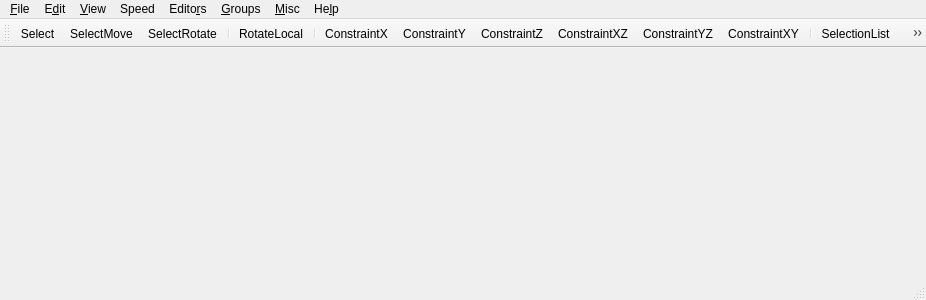
<?xml version="1.0" encoding="UTF-8"?>
<ui version="4.0">
 <class>fso::fred::FredView</class>
 <widget class="QMainWindow" name="fso::fred::FredView">
  <property name="geometry">
   <rect>
    <x>0</x>
    <y>0</y>
    <width>926</width>
    <height>300</height>
   </rect>
  </property>
  <property name="windowTitle">
   <string>qtFRED</string>
  </property>
  <widget class="fso::fred::RenderWidget" name="centralWidget"/>
  <widget class="QMenuBar" name="menuBar">
   <property name="geometry">
    <rect>
     <x>0</x>
     <y>0</y>
     <width>926</width>
     <height>28</height>
    </rect>
   </property>
   <widget class="QMenu" name="menuFile">
    <property name="title">
     <string>&amp;File</string>
    </property>
    <widget class="QMenu" name="menuSave_Format">
     <property name="title">
      <string>Save For&amp;mat</string>
     </property>
     <addaction name="actionFS2_Open"/>
     <addaction name="actionFS2_Retail"/>
    </widget>
    <widget class="QMenu" name="menuImport">
     <property name="title">
      <string>&amp;Import</string>
     </property>
     <addaction name="actionFS1_Mission"/>
     <addaction name="actionFS1_Weapon_Loadouts"/>
    </widget>
    <widget class="QMenu" name="menuRe_cent_Files">
     <property name="title">
      <string>Re&amp;cent Files</string>
     </property>
     <addaction name="actionEmpty"/>
    </widget>
    <addaction name="actionNew"/>
    <addaction name="actionOpen"/>
    <addaction name="actionSave"/>
    <addaction name="actionSave_As"/>
    <addaction name="actionRevert"/>
    <addaction name="separator"/>
    <addaction name="menuSave_Format"/>
    <addaction name="menuImport"/>
    <addaction name="separator"/>
    <addaction name="actionRun_FreeSpace_2_Open"/>
    <addaction name="separator"/>
    <addaction name="menuRe_cent_Files"/>
    <addaction name="separator"/>
    <addaction name="actionExit"/>
   </widget>
   <widget class="QMenu" name="menuEdit">
    <property name="title">
     <string>E&amp;dit</string>
    </property>
    <addaction name="actionUndo"/>
    <addaction name="actionDelete"/>
    <addaction name="actionDelete_Wing"/>
    <addaction name="separator"/>
    <addaction name="actionDisable_Undo"/>
   </widget>
   <widget class="QMenu" name="menuView">
    <property name="title">
     <string>&amp;View</string>
    </property>
    <widget class="QMenu" name="menuDisplay_Filter">
     <property name="title">
      <string>&amp;Display Filter</string>
     </property>
     <addaction name="actionShow_Ships"/>
     <addaction name="actionShow_Player_Starts"/>
     <addaction name="actionShow_Waypoints"/>
     <addaction name="separator"/>
    </widget>
    <widget class="QMenu" name="menuViewpoint">
     <property name="title">
      <string>&amp;Viewpoint</string>
     </property>
     <addaction name="actionCamera"/>
     <addaction name="actionCurrent_Ship"/>
    </widget>
    <addaction name="actionTool_Bar"/>
    <addaction name="actionStatus_Bar"/>
    <addaction name="separator"/>
    <addaction name="menuDisplay_Filter"/>
    <addaction name="separator"/>
    <addaction name="actionHide_Marked_Objects"/>
    <addaction name="actionShow_All_Hidden_Objects"/>
    <addaction name="separator"/>
    <addaction name="actionShow_Ship_Models"/>
    <addaction name="actionShow_Outlines"/>
    <addaction name="actionShow_Ship_Info"/>
    <addaction name="actionShow_Coordinates"/>
    <addaction name="actionShow_Grid_Positions"/>
    <addaction name="actionShow_Distances"/>
    <addaction name="actionShow_Model_Paths"/>
    <addaction name="actionShow_Model_Dock_Points"/>
    <addaction name="separator"/>
    <addaction name="actionShow_Grid"/>
    <addaction name="actionShow_Horizon"/>
    <addaction name="actionDouble_Fine_Gridlines"/>
    <addaction name="actionAnti_Aliased_Gridlines"/>
    <addaction name="actionShow_3D_Compass"/>
    <addaction name="actionShow_Background"/>
    <addaction name="separator"/>
    <addaction name="menuViewpoint"/>
    <addaction name="actionSave_Camera_Pos"/>
    <addaction name="actionRestore_Camera_Pos"/>
    <addaction name="separator"/>
    <addaction name="actionLighting_from_Suns"/>
   </widget>
   <widget class="QMenu" name="menuSpeed">
    <property name="title">
     <string>Speed</string>
    </property>
    <widget class="QMenu" name="menuMovement">
     <property name="title">
      <string>&amp;Movement</string>
     </property>
     <addaction name="actionx1"/>
     <addaction name="actionx2"/>
     <addaction name="actionx3"/>
     <addaction name="actionx5"/>
     <addaction name="actionx8"/>
     <addaction name="actionx10"/>
     <addaction name="actionx50"/>
     <addaction name="actionx100"/>
    </widget>
    <widget class="QMenu" name="menuRotation">
     <property name="title">
      <string>&amp;Rotation</string>
     </property>
     <addaction name="actionRotx1"/>
     <addaction name="actionRotx5"/>
     <addaction name="actionRotx12"/>
     <addaction name="actionRotx25"/>
     <addaction name="actionRotx50"/>
    </widget>
    <addaction name="menuMovement"/>
    <addaction name="menuRotation"/>
   </widget>
   <widget class="QMenu" name="menuEditors">
    <property name="title">
     <string>Edito&amp;rs</string>
    </property>
    <addaction name="actionShips"/>
    <addaction name="actionWings"/>
    <addaction name="actionObjects"/>
    <addaction name="actionWaypoint_Paths"/>
    <addaction name="actionMission_Objectives"/>
    <addaction name="actionEvents"/>
    <addaction name="actionTeam_Loadout"/>
    <addaction name="actionBackground"/>
    <addaction name="actionReinforcements"/>
    <addaction name="actionAsteroid_Field"/>
    <addaction name="actionMission_Specs"/>
    <addaction name="actionBriefing"/>
    <addaction name="actionDebriefing"/>
    <addaction name="actionCommand_Briefing"/>
    <addaction name="actionFiction_Viewer"/>
    <addaction name="actionShield_System"/>
    <addaction name="actionSet_Global_Ship_Flags"/>
    <addaction name="actionVoice_Acting_Manager"/>
    <addaction name="separator"/>
    <addaction name="actionCampaign"/>
   </widget>
   <widget class="QMenu" name="menuGroups">
    <property name="title">
     <string>&amp;Groups</string>
    </property>
    <widget class="QMenu" name="menuSet_Group">
     <property name="title">
      <string>&amp;Set Group</string>
     </property>
     <addaction name="actionSetGroup_1"/>
     <addaction name="actionSetGroup_2"/>
     <addaction name="actionSetGroup_3"/>
     <addaction name="actionSetGroup_4"/>
     <addaction name="actionSetGroup_5"/>
     <addaction name="actionSetGroup_6"/>
     <addaction name="actionSetGroup_7"/>
     <addaction name="actionSetGroup_8"/>
     <addaction name="actionSetGroup_9"/>
    </widget>
    <addaction name="actionGroup_1"/>
    <addaction name="actionGroup_2"/>
    <addaction name="actionGroup_3"/>
    <addaction name="actionGroup_4"/>
    <addaction name="actionGroup_5"/>
    <addaction name="actionGroup_6"/>
    <addaction name="actionGroup_7"/>
    <addaction name="actionGroup_8"/>
    <addaction name="actionGroup_9"/>
    <addaction name="separator"/>
    <addaction name="menuSet_Group"/>
   </widget>
   <widget class="QMenu" name="menuMisc">
    <property name="title">
     <string>&amp;Misc</string>
    </property>
    <addaction name="actionLevel_Object"/>
    <addaction name="actionAlign_Object"/>
    <addaction name="actionMark_Wing"/>
    <addaction name="actionControl_Object"/>
    <addaction name="actionNext_Object"/>
    <addaction name="actionPrev_Object"/>
    <addaction name="actionAdjust_Grid"/>
    <addaction name="actionNext_Subsystem"/>
    <addaction name="actionPrev_Subsystem"/>
    <addaction name="actionCancel_Subsystem"/>
    <addaction name="actionMission_Statistics"/>
    <addaction name="separator"/>
    <addaction name="actionError_Checker"/>
   </widget>
   <widget class="QMenu" name="menuHelp">
    <property name="title">
     <string>He&amp;lp</string>
    </property>
    <addaction name="actionHelp_Topics"/>
    <addaction name="actionShow_SEXP_Help"/>
    <addaction name="separator"/>
    <addaction name="actionAbout"/>
   </widget>
   <addaction name="menuFile"/>
   <addaction name="menuEdit"/>
   <addaction name="menuView"/>
   <addaction name="menuSpeed"/>
   <addaction name="menuEditors"/>
   <addaction name="menuGroups"/>
   <addaction name="menuMisc"/>
   <addaction name="menuHelp"/>
  </widget>
  <widget class="QStatusBar" name="statusBar"/>
  <widget class="QToolBar" name="toolBar">
   <property name="contextMenuPolicy">
    <enum>Qt::PreventContextMenu</enum>
   </property>
   <property name="windowTitle">
    <string>toolBar</string>
   </property>
   <attribute name="toolBarArea">
    <enum>TopToolBarArea</enum>
   </attribute>
   <attribute name="toolBarBreak">
    <bool>false</bool>
   </attribute>
   <addaction name="actionSelect"/>
   <addaction name="actionSelectMove"/>
   <addaction name="actionSelectRotate"/>
   <addaction name="separator"/>
   <addaction name="actionRotateLocal"/>
   <addaction name="separator"/>
   <addaction name="actionConstrainX"/>
   <addaction name="actionConstrainY"/>
   <addaction name="actionConstrainZ"/>
   <addaction name="actionConstrainXZ"/>
   <addaction name="actionConstrainYZ"/>
   <addaction name="actionConstrainXY"/>
   <addaction name="separator"/>
   <addaction name="actionSelectionList"/>
   <addaction name="actionSelectionLock"/>
   <addaction name="separator"/>
   <addaction name="actionWingForm"/>
   <addaction name="actionWingDisband"/>
   <addaction name="separator"/>
   <addaction name="actionZoomSelected"/>
   <addaction name="actionZoomExtents"/>
   <addaction name="separator"/>
   <addaction name="actionShowDistances"/>
   <addaction name="actionOrbitSelected"/>
   <addaction name="separator"/>
  </widget>
  <action name="actionSelect">
   <property name="checkable">
    <bool>true</bool>
   </property>
   <property name="icon">
    <iconset resource="../resources/resources.qrc">
     <normaloff>:/images/select.png</normaloff>:/images/select.png</iconset>
   </property>
   <property name="text">
    <string>Select</string>
   </property>
   <property name="toolTip">
    <string>Select (S)</string>
   </property>
   <property name="shortcut">
    <string>S</string>
   </property>
  </action>
  <action name="actionSelectMove">
   <property name="checkable">
    <bool>true</bool>
   </property>
   <property name="icon">
    <iconset resource="../resources/resources.qrc">
     <normaloff>:/images/selectmove.png</normaloff>:/images/selectmove.png</iconset>
   </property>
   <property name="text">
    <string>SelectMove</string>
   </property>
   <property name="toolTip">
    <string>Select and Move (M)</string>
   </property>
   <property name="shortcut">
    <string>M</string>
   </property>
  </action>
  <action name="actionSelectRotate">
   <property name="checkable">
    <bool>true</bool>
   </property>
   <property name="icon">
    <iconset resource="../resources/resources.qrc">
     <normaloff>:/images/selectrot.png</normaloff>:/images/selectrot.png</iconset>
   </property>
   <property name="text">
    <string>SelectRotate</string>
   </property>
   <property name="toolTip">
    <string>Select and Rotate</string>
   </property>
   <property name="shortcut">
    <string>R</string>
   </property>
  </action>
  <action name="actionRotateLocal">
   <property name="checkable">
    <bool>true</bool>
   </property>
   <property name="icon">
    <iconset resource="../resources/resources.qrc">
     <normaloff>:/images/rotlocal.png</normaloff>:/images/rotlocal.png</iconset>
   </property>
   <property name="text">
    <string>RotateLocal</string>
   </property>
   <property name="toolTip">
    <string>Rotate Locally (X)</string>
   </property>
   <property name="shortcut">
    <string>X</string>
   </property>
  </action>
  <action name="actionConstrainX">
   <property name="checkable">
    <bool>true</bool>
   </property>
   <property name="icon">
    <iconset resource="../resources/resources.qrc">
     <normaloff>:/images/constx.png</normaloff>:/images/constx.png</iconset>
   </property>
   <property name="text">
    <string>ConstraintX</string>
   </property>
   <property name="toolTip">
    <string>X Constraint (`)</string>
   </property>
  </action>
  <action name="actionConstrainY">
   <property name="checkable">
    <bool>true</bool>
   </property>
   <property name="icon">
    <iconset resource="../resources/resources.qrc">
     <normaloff>:/images/consty.png</normaloff>:/images/consty.png</iconset>
   </property>
   <property name="text">
    <string>ConstraintY</string>
   </property>
   <property name="toolTip">
    <string>Y Constraint (`)</string>
   </property>
  </action>
  <action name="actionConstrainZ">
   <property name="checkable">
    <bool>true</bool>
   </property>
   <property name="icon">
    <iconset resource="../resources/resources.qrc">
     <normaloff>:/images/constz.png</normaloff>:/images/constz.png</iconset>
   </property>
   <property name="text">
    <string>ConstraintZ</string>
   </property>
   <property name="toolTip">
    <string>Z Constraint (`)</string>
   </property>
  </action>
  <action name="actionConstrainXZ">
   <property name="checkable">
    <bool>true</bool>
   </property>
   <property name="icon">
    <iconset resource="../resources/resources.qrc">
     <normaloff>:/images/constxz.png</normaloff>:/images/constxz.png</iconset>
   </property>
   <property name="text">
    <string>ConstraintXZ</string>
   </property>
   <property name="toolTip">
    <string>XZ Constraint (`)</string>
   </property>
  </action>
  <action name="actionConstrainYZ">
   <property name="checkable">
    <bool>true</bool>
   </property>
   <property name="icon">
    <iconset resource="../resources/resources.qrc">
     <normaloff>:/images/constyz.png</normaloff>:/images/constyz.png</iconset>
   </property>
   <property name="text">
    <string>ConstraintYZ</string>
   </property>
   <property name="toolTip">
    <string>YZ Constraint</string>
   </property>
  </action>
  <action name="actionConstrainXY">
   <property name="checkable">
    <bool>true</bool>
   </property>
   <property name="icon">
    <iconset resource="../resources/resources.qrc">
     <normaloff>:/images/constxy.png</normaloff>:/images/constxy.png</iconset>
   </property>
   <property name="text">
    <string>ConstraintXY</string>
   </property>
   <property name="toolTip">
    <string>XY Constaint (`)</string>
   </property>
  </action>
  <action name="actionSelectionList">
   <property name="icon">
    <iconset resource="../resources/resources.qrc">
     <normaloff>:/images/selectlist.png</normaloff>:/images/selectlist.png</iconset>
   </property>
   <property name="text">
    <string>SelectionList</string>
   </property>
   <property name="toolTip">
    <string>Selection List (H)</string>
   </property>
   <property name="shortcut">
    <string>H</string>
   </property>
  </action>
  <action name="actionSelectionLock">
   <property name="checkable">
    <bool>true</bool>
   </property>
   <property name="icon">
    <iconset resource="../resources/resources.qrc">
     <normaloff>:/images/selectlock.png</normaloff>:/images/selectlock.png</iconset>
   </property>
   <property name="text">
    <string>SelectionLock</string>
   </property>
   <property name="toolTip">
    <string>Selection Lock (L)</string>
   </property>
   <property name="shortcut">
    <string>L</string>
   </property>
  </action>
  <action name="actionWingForm">
   <property name="icon">
    <iconset resource="../resources/resources.qrc">
     <normaloff>:/images/wingform.png</normaloff>:/images/wingform.png</iconset>
   </property>
   <property name="text">
    <string>WingForm</string>
   </property>
   <property name="toolTip">
    <string>Form Wing (Ctrl + W)</string>
   </property>
   <property name="shortcut">
    <string>Ctrl+W</string>
   </property>
  </action>
  <action name="actionWingDisband">
   <property name="icon">
    <iconset resource="../resources/resources.qrc">
     <normaloff>:/images/wingdisband.png</normaloff>:/images/wingdisband.png</iconset>
   </property>
   <property name="text">
    <string>WingDisband</string>
   </property>
   <property name="toolTip">
    <string>Disband Wing (Ctrl + D)</string>
   </property>
   <property name="shortcut">
    <string>Ctrl+D</string>
   </property>
  </action>
  <action name="actionZoomSelected">
   <property name="icon">
    <iconset resource="../resources/resources.qrc">
     <normaloff>:/images/zoomsel.png</normaloff>:/images/zoomsel.png</iconset>
   </property>
   <property name="text">
    <string>ZoomSelected</string>
   </property>
   <property name="toolTip">
    <string>Zoom on Selected (Alt + Z)</string>
   </property>
  </action>
  <action name="actionZoomExtents">
   <property name="icon">
    <iconset resource="../resources/resources.qrc">
     <normaloff>:/images/zoomext.png</normaloff>:/images/zoomext.png</iconset>
   </property>
   <property name="text">
    <string>ZoomExtents</string>
   </property>
   <property name="toolTip">
    <string>Zoom Extents (Shift + Z)</string>
   </property>
   <property name="shortcut">
    <string>Shift+Z</string>
   </property>
  </action>
  <action name="actionShowDistances">
   <property name="checkable">
    <bool>true</bool>
   </property>
   <property name="icon">
    <iconset resource="../resources/resources.qrc">
     <normaloff>:/images/showdist.png</normaloff>:/images/showdist.png</iconset>
   </property>
   <property name="text">
    <string>ShowDistances</string>
   </property>
   <property name="toolTip">
    <string>Show Distances (D)</string>
   </property>
   <property name="shortcut">
    <string>D</string>
   </property>
  </action>
  <action name="actionOrbitSelected">
   <property name="checkable">
    <bool>true</bool>
   </property>
   <property name="icon">
    <iconset resource="../resources/resources.qrc">
     <normaloff>:/images/orbitsel.png</normaloff>:/images/orbitsel.png</iconset>
   </property>
   <property name="text">
    <string>OrbitSelected</string>
   </property>
   <property name="toolTip">
    <string>Rotate about Selected (Ctrl + V)</string>
   </property>
   <property name="shortcut">
    <string>Ctrl+V</string>
   </property>
  </action>
  <action name="actionNew">
   <property name="text">
    <string>&amp;New</string>
   </property>
   <property name="shortcut">
    <string/>
   </property>
  </action>
  <action name="actionOpen">
   <property name="text">
    <string>&amp;Open...</string>
   </property>
  </action>
  <action name="actionSave">
   <property name="text">
    <string>&amp;Save</string>
   </property>
  </action>
  <action name="actionSave_As">
   <property name="text">
    <string>Sa&amp;ve As...</string>
   </property>
  </action>
  <action name="actionRevert">
   <property name="text">
    <string>&amp;Revert</string>
   </property>
  </action>
  <action name="actionFS2_Open">
   <property name="text">
    <string>&amp;FS2 Open</string>
   </property>
  </action>
  <action name="actionFS2_Retail">
   <property name="text">
    <string>FS2 &amp;Retail</string>
   </property>
  </action>
  <action name="actionFS1_Mission">
   <property name="text">
    <string>&amp;FS1 Mission</string>
   </property>
  </action>
  <action name="actionFS1_Weapon_Loadouts">
   <property name="text">
    <string>FS1 &amp;Weapon Loadouts</string>
   </property>
  </action>
  <action name="actionRun_FreeSpace_2_Open">
   <property name="text">
    <string>Run &amp;FreeSpace</string>
   </property>
   <property name="shortcut">
    <string/>
   </property>
  </action>
  <action name="actionExit">
   <property name="text">
    <string>&amp;Exit</string>
   </property>
  </action>
  <action name="actionUndo">
   <property name="text">
    <string>&amp;Undo</string>
   </property>
  </action>
  <action name="actionDelete">
   <property name="text">
    <string>&amp;Delete</string>
   </property>
  </action>
  <action name="actionDelete_Wing">
   <property name="text">
    <string>Delete &amp;Wing</string>
   </property>
   <property name="shortcut">
    <string>Ctrl+Del</string>
   </property>
  </action>
  <action name="actionDisable_Undo">
   <property name="text">
    <string>D&amp;isable Undo</string>
   </property>
  </action>
  <action name="actionTool_Bar">
   <property name="checkable">
    <bool>true</bool>
   </property>
   <property name="checked">
    <bool>true</bool>
   </property>
   <property name="text">
    <string>&amp;Tool Bar</string>
   </property>
  </action>
  <action name="actionStatus_Bar">
   <property name="checkable">
    <bool>true</bool>
   </property>
   <property name="checked">
    <bool>true</bool>
   </property>
   <property name="text">
    <string>&amp;Status Bar</string>
   </property>
  </action>
  <action name="actionShow_Ships">
   <property name="checkable">
    <bool>true</bool>
   </property>
   <property name="text">
    <string>&amp;Show Ships</string>
   </property>
  </action>
  <action name="actionShow_Player_Starts">
   <property name="checkable">
    <bool>true</bool>
   </property>
   <property name="text">
    <string>Show &amp;Player Starts</string>
   </property>
  </action>
  <action name="actionShow_Waypoints">
   <property name="checkable">
    <bool>true</bool>
   </property>
   <property name="text">
    <string>Show &amp;Waypoints</string>
   </property>
  </action>
  <action name="actionShow_Friendly">
   <property name="text">
    <string>Show &amp;Friendly</string>
   </property>
  </action>
  <action name="actionShow_Hostile">
   <property name="text">
    <string>Show &amp;Hostile</string>
   </property>
  </action>
  <action name="actionHide_Marked_Objects">
   <property name="text">
    <string>&amp;Hide Marked Objects</string>
   </property>
  </action>
  <action name="actionShow_All_Hidden_Objects">
   <property name="text">
    <string>Sho&amp;w Hidden Objects</string>
   </property>
  </action>
  <action name="actionShow_Ship_Models">
   <property name="checkable">
    <bool>true</bool>
   </property>
   <property name="text">
    <string>Show Ship Models</string>
   </property>
   <property name="shortcut">
    <string>Alt+Shift+M</string>
   </property>
  </action>
  <action name="actionShow_Outlines">
   <property name="checkable">
    <bool>true</bool>
   </property>
   <property name="text">
    <string>Show &amp;Outlines</string>
   </property>
   <property name="shortcut">
    <string>Alt+Shift+O</string>
   </property>
  </action>
  <action name="actionShow_Coordinates">
   <property name="checkable">
    <bool>true</bool>
   </property>
   <property name="text">
    <string>Show &amp;Coordinates</string>
   </property>
   <property name="shortcut">
    <string>Alt+Shift+C</string>
   </property>
  </action>
  <action name="actionShow_Grid_Positions">
   <property name="checkable">
    <bool>true</bool>
   </property>
   <property name="text">
    <string>Show &amp;Grid Positions</string>
   </property>
   <property name="shortcut">
    <string>Alt+Shift+P</string>
   </property>
  </action>
  <action name="actionShow_Distances">
   <property name="checkable">
    <bool>true</bool>
   </property>
   <property name="text">
    <string>Show D&amp;istances</string>
   </property>
   <property name="shortcut">
    <string>D</string>
   </property>
  </action>
  <action name="actionShow_Model_Paths">
   <property name="checkable">
    <bool>true</bool>
   </property>
   <property name="text">
    <string>Show &amp;Model Paths</string>
   </property>
  </action>
  <action name="actionShow_Model_Dock_Points">
   <property name="checkable">
    <bool>true</bool>
   </property>
   <property name="text">
    <string>Show Model Doc&amp;k Points</string>
   </property>
  </action>
  <action name="actionShow_Grid">
   <property name="checkable">
    <bool>true</bool>
   </property>
   <property name="text">
    <string>Show Grid</string>
   </property>
   <property name="shortcut">
    <string>Alt+Shift+G</string>
   </property>
  </action>
  <action name="actionShow_Horizon">
   <property name="checkable">
    <bool>true</bool>
   </property>
   <property name="text">
    <string>Show Hori&amp;zon</string>
   </property>
   <property name="shortcut">
    <string>Alt+Shift+H</string>
   </property>
  </action>
  <action name="actionDouble_Fine_Gridlines">
   <property name="checkable">
    <bool>true</bool>
   </property>
   <property name="text">
    <string>Double &amp;Fine Gridlines</string>
   </property>
  </action>
  <action name="actionAnti_Aliased_Gridlines">
   <property name="checkable">
    <bool>true</bool>
   </property>
   <property name="text">
    <string>&amp;Anti-Aliased Gridlines</string>
   </property>
  </action>
  <action name="actionShow_3D_Compass">
   <property name="checkable">
    <bool>true</bool>
   </property>
   <property name="text">
    <string>Show &amp;3D Compass</string>
   </property>
   <property name="shortcut">
    <string>Alt+Shift+3</string>
   </property>
  </action>
  <action name="actionShow_Background">
   <property name="checkable">
    <bool>true</bool>
   </property>
   <property name="text">
    <string>Show &amp;Background</string>
   </property>
   <property name="shortcut">
    <string>Alt+Shift+B</string>
   </property>
  </action>
  <action name="actionSave_Camera_Pos">
   <property name="text">
    <string>Save Camera &amp;Pos</string>
   </property>
   <property name="shortcut">
    <string>Ctrl+P</string>
   </property>
  </action>
  <action name="actionRestore_Camera_Pos">
   <property name="text">
    <string>&amp;Restore Camera Pos</string>
   </property>
   <property name="shortcut">
    <string>Ctrl+R</string>
   </property>
  </action>
  <action name="actionLighting_from_Suns">
   <property name="checkable">
    <bool>true</bool>
   </property>
   <property name="text">
    <string>&amp;Lighting from Suns...</string>
   </property>
  </action>
  <action name="actionCamera">
   <property name="checkable">
    <bool>true</bool>
   </property>
   <property name="text">
    <string>&amp;Camera</string>
   </property>
  </action>
  <action name="actionCurrent_Ship">
   <property name="checkable">
    <bool>true</bool>
   </property>
   <property name="text">
    <string>Current &amp;Ship</string>
   </property>
  </action>
  <action name="actionx1">
   <property name="checkable">
    <bool>true</bool>
   </property>
   <property name="text">
    <string>&amp;x1</string>
   </property>
   <property name="shortcut">
    <string>Alt+Shift+1</string>
   </property>
  </action>
  <action name="actionx2">
   <property name="checkable">
    <bool>true</bool>
   </property>
   <property name="text">
    <string>x&amp;2</string>
   </property>
   <property name="shortcut">
    <string>Alt+Shift+2</string>
   </property>
  </action>
  <action name="actionx3">
   <property name="checkable">
    <bool>true</bool>
   </property>
   <property name="text">
    <string>x&amp;3</string>
   </property>
   <property name="shortcut">
    <string>Alt+Shift+3</string>
   </property>
  </action>
  <action name="actionx5">
   <property name="checkable">
    <bool>true</bool>
   </property>
   <property name="text">
    <string>x&amp;5</string>
   </property>
   <property name="shortcut">
    <string>Alt+Shift+4</string>
   </property>
  </action>
  <action name="actionx8">
   <property name="checkable">
    <bool>true</bool>
   </property>
   <property name="text">
    <string>x&amp;8</string>
   </property>
   <property name="shortcut">
    <string>Alt+Shift+5</string>
   </property>
  </action>
  <action name="actionx10">
   <property name="checkable">
    <bool>true</bool>
   </property>
   <property name="text">
    <string>x&amp;10</string>
   </property>
   <property name="shortcut">
    <string>Alt+Shift+6</string>
   </property>
  </action>
  <action name="actionx50">
   <property name="checkable">
    <bool>true</bool>
   </property>
   <property name="text">
    <string>x5&amp;0</string>
   </property>
   <property name="shortcut">
    <string>Alt+Shift+7</string>
   </property>
  </action>
  <action name="actionx100">
   <property name="checkable">
    <bool>true</bool>
   </property>
   <property name="text">
    <string>x100</string>
   </property>
   <property name="shortcut">
    <string>Alt+Shift+8</string>
   </property>
  </action>
  <action name="actionRotx1">
   <property name="checkable">
    <bool>true</bool>
   </property>
   <property name="text">
    <string>&amp;x1</string>
   </property>
   <property name="shortcut">
    <string>Shift+1</string>
   </property>
  </action>
  <action name="actionRotx5">
   <property name="checkable">
    <bool>true</bool>
   </property>
   <property name="text">
    <string>x&amp;5</string>
   </property>
   <property name="shortcut">
    <string>Shift+2</string>
   </property>
  </action>
  <action name="actionRotx12">
   <property name="checkable">
    <bool>true</bool>
   </property>
   <property name="text">
    <string>x&amp;12</string>
   </property>
   <property name="shortcut">
    <string>Shift+3</string>
   </property>
  </action>
  <action name="actionRotx25">
   <property name="checkable">
    <bool>true</bool>
   </property>
   <property name="text">
    <string>x&amp;25</string>
   </property>
   <property name="shortcut">
    <string>Shift+4</string>
   </property>
  </action>
  <action name="actionRotx50">
   <property name="checkable">
    <bool>true</bool>
   </property>
   <property name="text">
    <string>x5&amp;0</string>
   </property>
   <property name="shortcut">
    <string>Shift+5</string>
   </property>
  </action>
  <action name="actionShips">
   <property name="text">
    <string>&amp;Ships</string>
   </property>
   <property name="shortcut">
    <string>Shift+S</string>
   </property>
  </action>
  <action name="actionWings">
   <property name="text">
    <string>&amp;Wings</string>
   </property>
  </action>
  <action name="actionObjects">
   <property name="text">
    <string>&amp;Objects</string>
   </property>
   <property name="shortcut">
    <string>Shift+O</string>
   </property>
  </action>
  <action name="actionWaypoint_Paths">
   <property name="text">
    <string>Waypoint &amp;Paths</string>
   </property>
   <property name="shortcut">
    <string>Shift+Y</string>
   </property>
  </action>
  <action name="actionEvents">
   <property name="text">
    <string>&amp;Events</string>
   </property>
   <property name="shortcut">
    <string>Shift+E</string>
   </property>
  </action>
  <action name="actionTeam_Loadout">
   <property name="text">
    <string>&amp;Team Loadout</string>
   </property>
  </action>
  <action name="actionBackground">
   <property name="text">
    <string>&amp;Background</string>
   </property>
   <property name="shortcut">
    <string>Shift+I</string>
   </property>
  </action>
  <action name="actionReinforcements">
   <property name="text">
    <string>&amp;Reinforcements</string>
   </property>
  </action>
  <action name="actionAsteroid_Field">
   <property name="text">
    <string>&amp;Asteroid Field</string>
   </property>
   <property name="shortcut">
    <string>Shift+A</string>
   </property>
  </action>
  <action name="actionMission_Specs">
   <property name="text">
    <string>&amp;Mission Specs</string>
   </property>
   <property name="shortcut">
    <string>Shift+N</string>
   </property>
  </action>
  <action name="actionBriefing">
   <property name="text">
    <string>Br&amp;iefing</string>
   </property>
   <property name="shortcut">
    <string>Shift+B</string>
   </property>
  </action>
  <action name="actionDebriefing">
   <property name="text">
    <string>&amp;Debriefing</string>
   </property>
   <property name="shortcut">
    <string/>
   </property>
  </action>
  <action name="actionCommand_Briefing">
   <property name="text">
    <string>&amp;Command Briefing</string>
   </property>
  </action>
  <action name="actionFiction_Viewer">
   <property name="text">
    <string>&amp;Fiction Viewer</string>
   </property>
   <property name="shortcut">
    <string>Shift+F</string>
   </property>
  </action>
  <action name="actionShield_System">
   <property name="text">
    <string>Shie&amp;ld System</string>
   </property>
  </action>
  <action name="actionSet_Global_Ship_Flags">
   <property name="text">
    <string>Set &amp;Global Ship Flags</string>
   </property>
  </action>
  <action name="actionVoice_Acting_Manager">
   <property name="text">
    <string>&amp;Voice Acting Manager</string>
   </property>
  </action>
  <action name="actionCampaign">
   <property name="text">
    <string>Campaig&amp;n</string>
   </property>
  </action>
  <action name="actionGroup_1">
   <property name="text">
    <string>&amp;Group 1</string>
   </property>
   <property name="shortcut">
    <string>Ctrl+1</string>
   </property>
  </action>
  <action name="actionGroup_2">
   <property name="text">
    <string>Group &amp;2</string>
   </property>
   <property name="shortcut">
    <string>Ctrl+2</string>
   </property>
  </action>
  <action name="actionGroup_3">
   <property name="text">
    <string>Group &amp;3</string>
   </property>
   <property name="shortcut">
    <string>Ctrl+3</string>
   </property>
  </action>
  <action name="actionGroup_4">
   <property name="text">
    <string>Group &amp;4</string>
   </property>
   <property name="shortcut">
    <string>Ctrl+4</string>
   </property>
  </action>
  <action name="actionGroup_5">
   <property name="text">
    <string>Group &amp;5</string>
   </property>
   <property name="shortcut">
    <string>Ctrl+5</string>
   </property>
  </action>
  <action name="actionGroup_6">
   <property name="text">
    <string>Group &amp;6</string>
   </property>
   <property name="shortcut">
    <string>Ctrl+6</string>
   </property>
  </action>
  <action name="actionGroup_7">
   <property name="text">
    <string>Group &amp;7</string>
   </property>
   <property name="shortcut">
    <string>Ctrl+7</string>
   </property>
  </action>
  <action name="actionGroup_8">
   <property name="text">
    <string>Group &amp;8</string>
   </property>
   <property name="shortcut">
    <string>Ctrl+8</string>
   </property>
  </action>
  <action name="actionGroup_9">
   <property name="text">
    <string>Group &amp;9</string>
   </property>
   <property name="shortcut">
    <string>Ctrl+9</string>
   </property>
  </action>
  <action name="actionSet_Group">
   <property name="text">
    <string>Set Group</string>
   </property>
  </action>
  <action name="actionSetGroup_1">
   <property name="text">
    <string>&amp;Group 1</string>
   </property>
  </action>
  <action name="actionSetGroup_2">
   <property name="text">
    <string>Group &amp;2</string>
   </property>
  </action>
  <action name="actionSetGroup_3">
   <property name="text">
    <string>Group &amp;3</string>
   </property>
  </action>
  <action name="actionSetGroup_4">
   <property name="text">
    <string>Group &amp;4</string>
   </property>
  </action>
  <action name="actionSetGroup_5">
   <property name="text">
    <string>Group &amp;5</string>
   </property>
  </action>
  <action name="actionSetGroup_6">
   <property name="text">
    <string>Group &amp;6</string>
   </property>
  </action>
  <action name="actionSetGroup_7">
   <property name="text">
    <string>Group &amp;7</string>
   </property>
  </action>
  <action name="actionSetGroup_8">
   <property name="text">
    <string>Group &amp;8</string>
   </property>
  </action>
  <action name="actionSetGroup_9">
   <property name="text">
    <string>Group &amp;9</string>
   </property>
  </action>
  <action name="actionLevel_Object">
   <property name="text">
    <string>&amp;Level Object</string>
   </property>
   <property name="shortcut">
    <string>L</string>
   </property>
  </action>
  <action name="actionAlign_Object">
   <property name="text">
    <string>&amp;Align Object</string>
   </property>
   <property name="shortcut">
    <string>Ctrl+L</string>
   </property>
  </action>
  <action name="actionMark_Wing">
   <property name="text">
    <string>&amp;Mark Wing</string>
   </property>
   <property name="shortcut">
    <string>W</string>
   </property>
  </action>
  <action name="actionControl_Object">
   <property name="text">
    <string>&amp;Control Object</string>
   </property>
   <property name="shortcut">
    <string>T</string>
   </property>
  </action>
  <action name="actionNext_Object">
   <property name="text">
    <string>&amp;Next Object</string>
   </property>
   <property name="shortcut">
    <string>Tab</string>
   </property>
  </action>
  <action name="actionPrev_Object">
   <property name="text">
    <string>&amp;Prev Object</string>
   </property>
   <property name="shortcut">
    <string>Ctrl+Tab</string>
   </property>
  </action>
  <action name="actionAdjust_Grid">
   <property name="text">
    <string>Adjust &amp;Grid</string>
   </property>
  </action>
  <action name="actionNext_Subsystem">
   <property name="text">
    <string>Ne&amp;xt Subsystem</string>
   </property>
   <property name="shortcut">
    <string>K</string>
   </property>
  </action>
  <action name="actionPrev_Subsystem">
   <property name="text">
    <string>P&amp;rev Subsystem</string>
   </property>
   <property name="shortcut">
    <string>Shift+K</string>
   </property>
  </action>
  <action name="actionCancel_Subsystem">
   <property name="text">
    <string>Cancel S&amp;ubsystem</string>
   </property>
   <property name="shortcut">
    <string>Alt+K</string>
   </property>
  </action>
  <action name="actionMission_Statistics">
   <property name="text">
    <string>M&amp;ission Statistics</string>
   </property>
   <property name="shortcut">
    <string>Ctrl+Shift+D</string>
   </property>
  </action>
  <action name="actionError_Checker">
   <property name="text">
    <string>&amp;Error Checker</string>
   </property>
   <property name="shortcut">
    <string/>
   </property>
  </action>
  <action name="actionHelp_Topics">
   <property name="text">
    <string>&amp;Help Topics</string>
   </property>
  </action>
  <action name="actionShow_SEXP_Help">
   <property name="text">
    <string>&amp;Show SEXP Help</string>
   </property>
  </action>
  <action name="actionAbout">
   <property name="text">
    <string>&amp;About qtFRED...</string>
   </property>
  </action>
  <action name="actionShow_Ship_Info">
   <property name="checkable">
    <bool>true</bool>
   </property>
   <property name="text">
    <string>Show Ship I&amp;nfo</string>
   </property>
   <property name="shortcut">
    <string>Alt+Shift+I</string>
   </property>
  </action>
  <action name="actionEmpty">
   <property name="text">
    <string>&amp;Empty</string>
   </property>
  </action>
  <action name="actionMission_Objectives">
   <property name="text">
    <string>Mission Objectives</string>
   </property>
   <property name="shortcut">
    <string>Shift+G</string>
   </property>
  </action>
 </widget>
 <layoutdefault spacing="6" margin="11"/>
 <customwidgets>
  <customwidget>
   <class>fso::fred::RenderWidget</class>
   <extends>QWidget</extends>
   <header>ui/widgets/renderwidget.h</header>
   <container>1</container>
  </customwidget>
 </customwidgets>
 <resources>
  <include location="../resources/resources.qrc"/>
 </resources>
 <connections/>
</ui>
